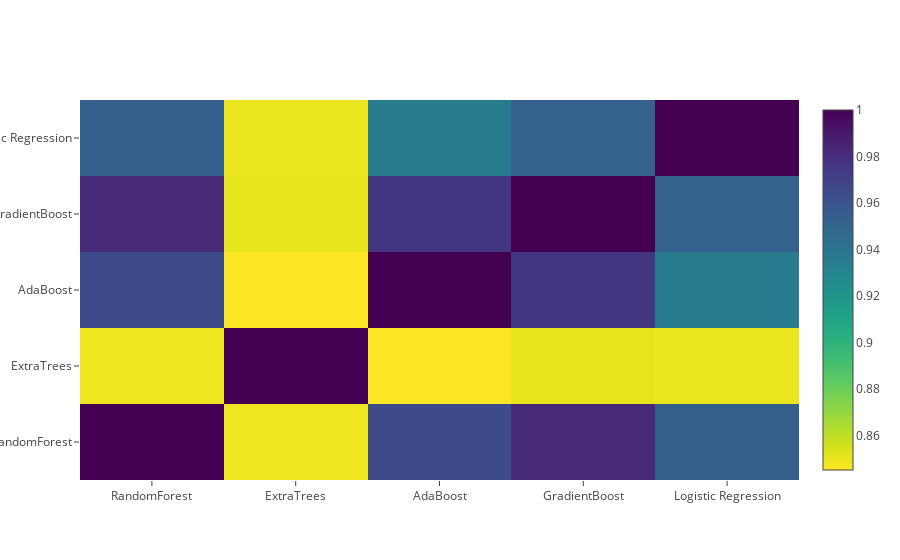

The cell this chart's notebook holds for it:
### Markdown cell above
### Correlation Heatmap of the Second Level Training set

### Code cell
data = [
    go.Heatmap(
        z= base_predictions_train.astype(float).corr().values ,
        x=base_predictions_train.columns.values,
        y= base_predictions_train.columns.values,
          colorscale='Viridis',
            showscale=True,
            reversescale = True
    )
]
py.iplot(data, filename='labelled-heatmap')

### Figure 1 — Plotly figure (JSON) as saved in the notebook; plotly's stock layout.template omitted (floating-point values rounded to 4 significant figures)
{"data": [{"colorscale": "Viridis", "reversescale": true, "showscale": true, "type": "heatmap", "uid": "2438acb6-5e82-4032-ae3c-764f3c51edb9", "x": ["RandomForest", "ExtraTrees", "AdaBoost", "GradientBoost", "Logistic Regression"], "y": ["RandomForest", "ExtraTrees", "AdaBoost", "GradientBoost", "Logistic Regression"], "z": [[1, 0.8483, 0.9656, 0.9817, 0.9538], [0.8483, 1, 0.8452, 0.8511, 0.8497], [0.9656, 0.8452, 1, 0.9753, 0.9364], [0.9817, 0.8511, 0.9753, 1, 0.9527], [0.9538, 0.8497, 0.9364, 0.9527, 1]]}], "layout": {}}
